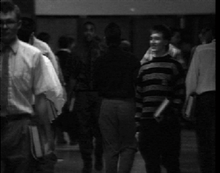
%> input picture Pixel Based Image processing/HistEqual.bmp, 220 x 173 px, shrunk from 299 x 235 before the run
$ octave main.m   (GNU Octave 9; MATLAB toolbox functions it lacks are replaced by stand-ins)
%> lines starting %> are read from the running program, lines starting %| are printed output that depends on the picture; in (x1, y1, x2, y2) boxes, pixels count from 0 and x2, y2 are one past the last pixel; in counts of white or black regions, pixels touching at a corner belong together; the program's own positions count from 1
### Canny Edge Detection/GaussianKernel.m
function [G,w] = GaussianKernel(Sigma)
a=round((2*Sigma)-0.5);
w=2*a+1;
sum=0;
G=[];
for i=1:w
    G1=exp((-1*(i-1-a)*(i-1-a))/(2*Sigma*Sigma));
    sum=sum+G1;
    G=[G G1];

end

G=G/sum;

end

### Canny Edge Detection/GaussianDerivateKernel.m
function [Gderiv,w] = GaussianDerivateKernel(Sigma)

a=round((2*Sigma)-0.5);
w=2*a+1;
sum=0;
Gderiv=[];
for i=1:w
    G1=-1*(i-1-a)*exp((-1*(i-1-a)*(i-1-a))/(2*Sigma*Sigma));
    sum=sum-(i*G1);
    Gderiv=[Gderiv G1];

end

Gderiv=Gderiv/sum;
Gderiv=flip(Gderiv);
end

### Canny Edge Detection/Convolution.m
% WORKS FOR 1D row, 2D 3*3

function [H] = Convolution(image,kernel)
[h,w]=size(image);
[ker_h,ker_w]=size(kernel);
H=zeros(h,w);
H1=zeros(h,w);

 for i=1:h
    for j=1:w
         sum=0;
                for k=1:ker_h
                    for m=1:ker_w

                        offset_i=-1*floor(ker_h/2)+k-1;
                        offset_j=-1*floor(ker_w/2)+m-1;
%
                             if i+offset_i>0 && i+offset_i<=h && j+offset_j>0 && j+offset_j<=w
                                    sum=sum+image(i+offset_i,j+offset_j)*kernel(k,m);


                            end
                    end
                end


             H(i,j)=sum;

    end
 end
 for i=1:h
     for j=1:w
         H1(i,j)=H(i,j);

     end
 end


end

### Canny Edge Detection/MagnitudeGradient.m
function [Magnitude,Gradient,Horizontal,Vertical,temp_Horizontal,temp_Vertical] = MagnitudeGradient(G_kernel,Gderiv_kernel,image,height,width)

%H1(height,width)=zeros;
T=transpose(G_kernel); % vertical 1-D Gaussian

%temp_Horizontal=Convolution(image,T);
H1=Convolution(image,T);
% Cat.pgm & cameraman.pgm->grayscale images; waldo & pepsi->RGB. If I use
% rgb2gray function, the program will throw error for grayscale image. This
% conversion is needed only for template matching (lab3 ). I didn't use it
% to avoid error but when I used RGB image the matrix size becomes tripe
% bcoz of RGB -> 3 chanel. Therefore I used the following for loop to count
% 1 chanel
 for i=1:height
     for j=1:width
         temp_Horizontal(i,j)=H1(i,j);

     end
 end

Horizontal=Convolution(temp_Horizontal,Gderiv_kernel);% horizontal intensity change
% figure (2),imshow((Horizontal))
% title('Horizontal image')

T1=transpose(Gderiv_kernel);% vertical Gausisn derivative
H2=Convolution(image,G_kernel);
for i=1:height
     for j=1:width
         temp_Vertical(i,j)=H2(i,j);

     end
 end
Vertical=Convolution(temp_Vertical,T1);% vertical  intensity change


% figure (3),imshow((Vertical))
% title('Vertical image')

Magnitude=zeros(height,width);
Gradient=zeros(height,width);
% step 2: magnitude and angle calculation
for i=1:height
    for j=1:width
        Magnitude(i,j)=sqrt(Horizontal(i,j).^2+Vertical(i,j).^2);
        Gradient(i,j)=atan2(Horizontal(i,j),Vertical(i,j));
    end
end


% [17 lines of commented-out code are left out]
end

### Canny Edge Detection/NonMaxSuppression.m
function [supress] = NonMaxSuppression(Magnitude,Gradient,height,width)

supress=Magnitude;% declare new variable

for i=1:height
    for j=1:width
        theta= Gradient(i,j);

        if i==1 && j>=1 % check top row

                        if theta<=22.5 || theta>157.5
                            if Magnitude(i,j)<Magnitude(i+1,j)
                                supress(i,j)=0;
                            end


                        elseif theta>22.5 && theta<=67.5
                            if Magnitude(i,j)<Magnitude(i+1,j+1)
                                supress(i,j)=0;
                            end
                         elseif theta>67.5 && theta<=112.5
                            if Magnitude(i,j)<Magnitude(i,j-1) && Magnitude(i,j)<Magnitude(i,j+1)
                                supress(i,j)=0;
                            end

                        elseif theta>112.5 && theta<=157.5
                            if Magnitude(i,j)<Magnitude(i+1,j-1)
                                supress(i,j)=0;
                            end

                        end
        end
         if i>=2 && j==1 % check left coloumn

                        if theta<=22.5 || theta>157.5
                            if Magnitude(i,j)<Magnitude(i-1,j) && Magnitude(i,j)<Magnitude(i+1,j)
                                supress(i,j)=0;
                            end

                        elseif theta>22.5 && theta<=67.5
                            if Magnitude(i,j)<Magnitude(i+1,j+1)
                                supress(i,j)=0;
                            end
                         elseif theta>67.5 && theta<=112.5
                            if Magnitude(i,j)<Magnitude(i,j+1)
                                supress(i,j)=0;
                            end

                        elseif theta>112.5 && theta<=157.5
                            if Magnitude(i,j)<Magnitude(i-1,j+1)
                                supress(i,j)=0;
                            end

                        end
         end

        if i>1 && j>1 % check all pixels except first and last wors and columns
            if i<height-1 && j<width-1
                        if theta<=22.5 || theta>157.5
                            if Magnitude(i,j)<Magnitude(i-1,j) && Magnitude(i,j)<Magnitude(i+1,j)
                                supress(i,j)=0;
                            end


                        elseif theta>22.5 && theta<=67.5
                            if Magnitude(i,j)<Magnitude(i-1,j-1) && Magnitude(i,j)<Magnitude(i+1,j+1)
                                supress(i,j)=0;
                            end
                         elseif theta>67.5 && theta<=112.5
                            if Magnitude(i,j)<Magnitude(i,j-1) && Magnitude(i,j)<Magnitude(i,j+1)
                                supress(i,j)=0;
                            end

                        elseif theta>112.5 && theta<=157.5
                            if Magnitude(i,j)<Magnitude(i-1,j+1) && Magnitude(i,j)<Magnitude(i+1,j-1)
                                supress(i,j)=0;
                            end

                        end
            end
        end


           if i==height && j>1 % check bottom row
               if j<width-1

                        if theta<=22.5 || theta>157.5
                            if Magnitude(i,j)<Magnitude(i-1,j)
                                supress(i,j)=0;
                            end

                        %end
                        elseif theta>22.5 && theta<=67.5
                            if Magnitude(i,j)<Magnitude(i-1,j-1)
                                supress(i,j)=0;
                            end
                         elseif theta>67.5 && theta<=112.5
                            if Magnitude(i,j)<Magnitude(i,j-1) && Magnitude(i,j)<Magnitude(i,j+1)
                                supress(i,j)=0;
                            end

                        elseif theta>112.5 && theta<=157.5
                            if Magnitude(i,j)<Magnitude(i-1,j+1)
                                supress(i,j)=0;
                            end

                        end
               end
           end


           if i>=2 && j==width % check right coloumn
               if i<height-1

                        if theta<=22.5 || theta>157.5
                            if Magnitude(i,j)<Magnitude(i-1,j) && Magnitude(i,j)<Magnitude(i+1,j)
                                supress(i,j)=0;
                            end

                        %end
                        elseif theta>22.5 && theta<=67.5
                            if Magnitude(i,j)<Magnitude(i-1,j-1)
                                supress(i,j)=0;
                            end
                        elseif theta>67.5 && theta<=112.5
                            if Magnitude(i,j)<Magnitude(i,j-1)
                                supress(i,j)=0;
                            end

                        elseif theta>112.5 && theta<=157.5
                                    if Magnitude(i,j)<Magnitude(i+1,j-1)
                                        supress(i,j)=0;
                                    end

                        end
               end
          end


        end
end

% figure (6),imshow(uint8(supress))
% title('supress image')

end

### Canny Edge Detection/Hysteresis.m
function [Hystersis,Edges] = Hysteresis(supress,height,width,per)


supress_array=[];% create 1D array to store all values and later sorted the value
 for i=1:height
     for j=1:width
         supress_array=[supress_array supress(i,j)];
     end
 end
 supress_sort=sort(supress_array);

     % t_hi: higher boundary
t_hi_index=round((per/100)*length(supress_sort)); % index
t_hi=supress_sort(t_hi_index); % value

%t_low   lower  boundary
t_low=0.2*t_hi;

Hystersis=supress;
 for i=1:height
     for j=1:width
         if Hystersis(i,j)>t_hi
              Hystersis(i,j)=255;
         elseif Hystersis(i,j)>t_low
              Hystersis(i,j)=125;
         else
               Hystersis(i,j)=0;
         end

     end
 end

% figure (8),imshow((Hystersis))
% title('Hystersis image')


Edges=Hystersis;
for i=1:height
     for j=1:width

         if Hystersis(i,j)==125
             ON=anynearest8(Hystersis,i,j,height,width);
             if ON==255
                 Edges(i,j)=255;
             else
                 Edges(i,j)=0;

             end
         end
     end
end
% figure (7),imshow((Edges))
% title('Edges image')

end

### Canny Edge Detection/ChamferFunction.m
function [Chamfer_Distance] = ChamferFunction(Edge)
[h,w]=size(Edge);
Chamfer_Distance=zeros(h,w);
% 1st pass
for i=1:h
    for j=1:w

        if i==1 && j==1
            if Edge(i,j)==255
                Chamfer_Distance(i,j)=0;
            else
                Chamfer_Distance(i,j)=1e50;
            end
        end

        if i==1 && j>1
            if Edge(i,j)==255
                Chamfer_Distance(i,j)=0;
            else
                Chamfer_Distance(i,j)=min([1e50 1e50 1+Chamfer_Distance(i,j-1)]);
            end

        end
        if i>1 && j==1
            if Edge(i,j)==255
                Chamfer_Distance(i,j)=0;
            else
                Chamfer_Distance(i,j)=min([1e50 1e50 1+Chamfer_Distance(i-1,j)]);
            end
        end

        if i>1 && j>1

            if Edge(i,j)==255
                Chamfer_Distance(i,j)=0;
            else
                Chamfer_Distance(i,j)=min([1e50 1e50 1+Chamfer_Distance(i-1,j)]);
            end
        end


    end
end
% 2nd pass
for i=h:-1:1
    for j=w:-1:1

        if i==h && j==w
            if Edge(i,j)==255
                Chamfer_Distance(i,j)=0;
            else
                Chamfer_Distance(i,j)=Chamfer_Distance(i,j);
            end
        end

        if i==h && j<w
            if Edge(i,j)==255
                Chamfer_Distance(i,j)=0;
            else
                Chamfer_Distance(i,j)=min([Chamfer_Distance(i,j) 1+Chamfer_Distance(i,j+1) 1e50]);
            end

        end
        if i<h && j==w
            if Edge(i,j)==255
                Chamfer_Distance(i,j)=0;
            else
                Chamfer_Distance(i,j)=min([Chamfer_Distance(i,j) 1+Chamfer_Distance(i+1,j) 1e50]);
            end
        end
        if i==1 && j==w

            if Edge(i,j)==255
                Chamfer_Distance(i,j)=0;
            else
                Chamfer_Distance(i,j)=min([Chamfer_Distance(i,j) 1+Chamfer_Distance(i+1,j) 1e50]);
            end
        end
        if i==1 && j<w

            if Edge(i,j)==255
                Chamfer_Distance(i,j)=0;
            else
                Chamfer_Distance(i,j)=min([Chamfer_Distance(i,j) 1+Chamfer_Distance(i+1,j) 1+Chamfer_Distance(i,j+1)]);
            end
        end


        if i<h && j<w

            if Edge(i,j)==255
                Chamfer_Distance(i,j)=0;
            else
                Chamfer_Distance(i,j)=min([Chamfer_Distance(i,j) 1+Chamfer_Distance(i+1,j) 1+Chamfer_Distance(i,j+1)]);
            end
        end


    end
end
end

### Canny Edge Detection/SSD1.m
%ssd
function [O] = SSD1(Champfer,Champfer_temp)
[height,width,n1]=size(Champfer);
[h,w,n2]=size(Champfer_temp);
s=0;
l1=0;
l2=0;
O(height,width)=Inf;
for i=1:height
    for j=1:width

        for k=1:h

            for m=1:w
                if k+i<=height && m+j<=width
                    s=s+(Champfer(k+i,m+j)-Champfer_temp(k,m)).^2;

                end
            end
        end
        if k+i<=height && m+j<=width
           O(i,j)=s;
        else
            O(i,j)=Inf;
        end
           s=0;
          % l1=l1+1;

%             if l1>width-1
%                 l1=0;
%
            end
                %x=l1;


    end
% [4 lines of commented-out code are left out]
end

%end

### Canny Edge Detection/main.m
%% Canny edge detection and Template matching
clc
clear all

        % Image input, Uint8 to double conversion, image size determination
[FileName,FilePath]=uigetfile('*')
%> the answer given: ../Pixel Based Image processing/HistEqual.bmp
Image=imread(strcat(FilePath,FileName));
%> Image is the input picture: size 173x220x3 uint8; mean R, G, B 33.7, 33.7, 33.7

figure(1),imshow(uint8(Image))
title('Original image')

image=double(Image);
[height,width,n_c]=size(image);
%> height = 173; width = 220; n_c = 3
        % Sigma value Gaussian kernel and derivative kernel
Sigma=0.6;
        % Gaussian Kernel function
G_kernel=GaussianKernel(Sigma);
        % aussian derivative Kernel function
Gderiv_kernel = GaussianDerivateKernel(Sigma);


%% Canny Edge Detection
        % calculate : Horizental and vertical intensity change, Magitude and angle
[Magnitude,Gradient,Horizontal,Vertical,temp_Horizontaltemp_Vertical] = MagnitudeGradient(G_kernel,Gderiv_kernel,image,height,width);
figure (2),imshow((Horizontal))
title('Horizontal image')

figure (3),imshow((Vertical))
title('Vertical image')

figure (4),imshow(uint8(Magnitude))
title('Magnitude image')

figure (5),imshow((Gradient))
title('Gradient image')
% make angle positive and convert to degree

for i=1:height
    for j=1:width
        if Gradient(i,j)<0
            Gradient(i,j)=Gradient(i,j)+pi;
            Gradient(i,j)=(180/pi)*Gradient(i,j);
        else
             Gradient(i,j)=(180/pi)*Gradient(i,j);

        end
    end
end
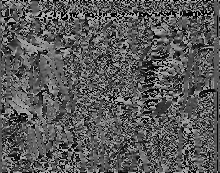
%> Gradient: size 173x220 double; min 0, max 180, mean 90.1

        % Non Maximal Suppression
[supress] = NonMaxSuppression(Magnitude,Gradient,height,width);
figure (6),imshow(uint8(supress))
title('supress image')
        % hystersis and edge linking
[Hystersis,Edges] = Hysteresis(supress,height,width,90);% percentage=90
%> in Hysteresis, `t_hi=supress_sort(t_hi_index);`: t_hi = 15.02
%> in Hysteresis, `t_low=0.2*t_hi;`: t_low = 3
%> after the loop in Hysteresis, `for i=1:height`:
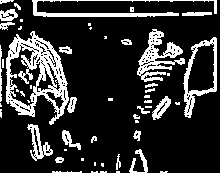
%> Edges: size 173x220 double; 18.6% white; 54 white regions (27 under 20 px), largest, box (x1, y1, x2, y2) and area: (6, 31, 69, 125) 2362, (137, 29, 185, 82) 990, (32, 0, 217, 17) 848
%> after the loop in Hysteresis, `for i=1:height`: ON = 0
figure (7),imshow((Edges))
title('Edges image')

Champfer=ChamferFunction(Edges);
figure(8),imshow(Champfer)
title('Original image Chamfer')
%% Template Matching
x = input("Do you want to perform Template macthing? Please select from the below: \n a. Type 1 for template macthing\n b. Press 2 for No\n");
%> the answer given: 1

if x==1


        % Template image input
    d1='Select your template image '
    [FileName,FilePath]=uigetfile('*')
%> the answer given: ../Pixel Based Image processing/tillman11_small_quantized.ppm
    Image_temp=imread(strcat(FilePath,FileName));
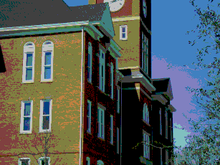
%> input picture Pixel Based Image processing/tillman11_small_quantized.ppm, 220 x 165 px, shrunk from 307 x 230 before the run
%> Image_temp is the input picture: size 165x220x3 uint8; mean R, G, B 80.8, 90.9, 89.4
    figure(9),imshow(uint8(Image_temp))
    title('Template image')
    Image_temp1=rgb2gray(Image_temp);
    image_temp=double(Image_temp1);
    [h,w,n_c1]=size(image_temp);
%> h = 165; w = 220; n_c1 = 1
            % calculate : Horizental and vertical intensity change, Magitude and angle

    [Magnitude1,Gradient1,Horizontal1,Vertical1] = MagnitudeGradient(G_kernel,Gderiv_kernel,image_temp,h,w);
%> call 2 of MagnitudeGradient, with G_kernel = [0.166 0.667 0.166], Gderiv_kernel = [-0.5 0 0.5], height = 165, width = 220
%> after the loop in MagnitudeGradient (call 2), `for i=1:height`:
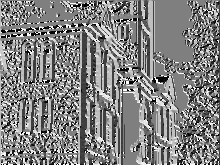
%> Gradient: size 165x220 double; min -3.14, max 3.14, mean 0.0581; drawn with min black and max white
    figure (10),imshow((Horizontal1))
    title('Temp. Horizontal image')
    figure (11),imshow((Vertical1))
    title('Temp. Vertical image')
    figure (12),imshow(uint8(Magnitude1))
    title('Temp. Magnitude image')
    figure (13),imshow((Gradient1))
    title('Temp. Gradient image')
    %  make angle positive and convert to degree

    for i=1:h
        for j=1:w
            if Gradient1(i,j)<0
            Gradient1(i,j)=Gradient1(i,j)+pi;
            Gradient1(i,j)=(180/pi)*Gradient1(i,j);
             else
             Gradient1(i,j)=(180/pi)*Gradient1(i,j);

            end
        end
    end
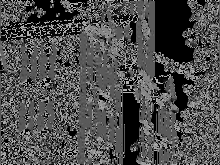
%> Gradient1: size 165x220 double; min 0, max 180, mean 77.7
            % Non Maximal Suppression
    [supress1] = NonMaxSuppression(Magnitude1,Gradient1,h,w);
    figure (14),imshow(uint8(supress1))
    title('Temp. supress image')
            % hystersis and edge linking
     per=input('Enter percentage value for Template image (Let say 90%):\n');
%> the answer given: 3
    [Hystersis1,Edges1] = Hysteresis(supress1,h,w,per);
%> call 2 of Hysteresis, with height = 165, width = 220, per = 3
%> in Hysteresis (call 2), `t_hi=supress_sort(t_hi_index);`: t_hi = 0
%> after the loop in Hysteresis (call 2), `for i=1:height`:
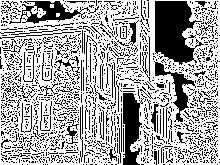
%> Hystersis: size 165x220 double; 65.5% white; 1518 black regions (1440 under 20 px), largest, box (x1, y1, x2, y2) and area: (155, 1, 204, 65) 2034, (123, 93, 144, 165) 976, (9, 1, 99, 24) 741
    figure (15),imshow((Edges1))
    title('Temp. Edges image')
            % Chamfer distance function
    Champfer_temp=ChamferFunction(Edges1);
%> after the loop in ChamferFunction (call 2), `for i=h:-1:1`:
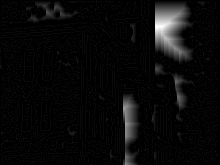
%> Chamfer_Distance: size 165x220 double; min 0, max 26, mean 1; drawn with min black and max white
    figure(16),imshow(Champfer_temp)
    title('Temp chamfer')
            % SSD Function
    [O1] = SSD1(Champfer,Champfer_temp);
%> in SSD1, `O(height,width)=Inf;`: O: size 173x220 double; 0% of the values are NaN or infinite; the others: min 0, max 0, mean 0
%> (the run ends here)
